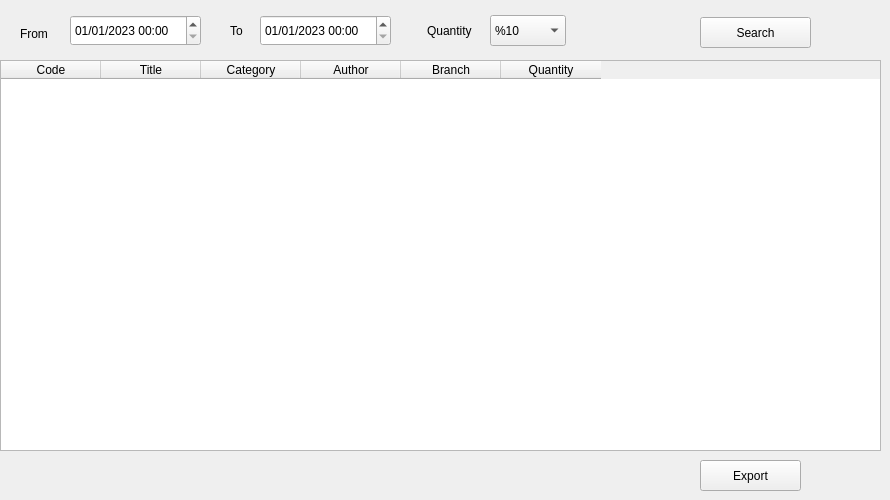
      <widget class="QWidget" name="tab_26">
       <attribute name="title">
        <string>Book Reports</string>
       </attribute>
       <widget class="QLabel" name="label_33">
        <property name="geometry">
         <rect>
          <x>20</x>
          <y>18</y>
          <width>58</width>
          <height>31</height>
         </rect>
        </property>
        <property name="text">
         <string>From</string>
        </property>
       </widget>
       <widget class="QLabel" name="label_45">
        <property name="geometry">
         <rect>
          <x>230</x>
          <y>15</y>
          <width>58</width>
          <height>31</height>
         </rect>
        </property>
        <property name="text">
         <string>To</string>
        </property>
       </widget>
       <widget class="QLabel" name="label_46">
        <property name="geometry">
         <rect>
          <x>427</x>
          <y>15</y>
          <width>71</width>
          <height>31</height>
         </rect>
        </property>
        <property name="text">
         <string>Quantity</string>
        </property>
       </widget>
       <widget class="QDateTimeEdit" name="dateTimeEdit">
        <property name="geometry">
         <rect>
          <x>70</x>
          <y>15</y>
          <width>131</width>
          <height>31</height>
         </rect>
        </property>
        <property name="dateTime">
         <datetime>
          <hour>0</hour>
          <minute>0</minute>
          <second>0</second>
          <year>2023</year>
          <month>1</month>
          <day>1</day>
         </datetime>
        </property>
        <property name="maximumDateTime">
         <datetime>
          <hour>23</hour>
          <minute>59</minute>
          <second>59</second>
          <year>2028</year>
          <month>12</month>
          <day>31</day>
         </datetime>
        </property>
        <property name="displayFormat">
         <string>dd/MM/yyyy hh:mm</string>
        </property>
       </widget>
       <widget class="QPushButton" name="pushButton_34">
        <property name="geometry">
         <rect>
          <x>700</x>
          <y>17</y>
          <width>111</width>
          <height>31</height>
         </rect>
        </property>
        <property name="text">
         <string>Search</string>
        </property>
       </widget>
       <widget class="QTableWidget" name="tableWidget_7">
        <property name="geometry">
         <rect>
          <x>0</x>
          <y>60</y>
          <width>881</width>
          <height>391</height>
         </rect>
        </property>
        <column>
         <property name="text">
          <string>Code</string>
         </property>
        </column>
        <column>
         <property name="text">
          <string>Title</string>
         </property>
        </column>
        <column>
         <property name="text">
          <string>Category</string>
         </property>
        </column>
        <column>
         <property name="text">
          <string>Author</string>
         </property>
        </column>
        <column>
         <property name="text">
          <string>Branch</string>
         </property>
        </column>
        <column>
         <property name="text">
          <string>Quantity</string>
         </property>
        </column>
       </widget>
       <widget class="QPushButton" name="pushButton_49">
        <property name="geometry">
         <rect>
          <x>700</x>
          <y>460</y>
          <width>101</width>
          <height>31</height>
         </rect>
        </property>
        <property name="text">
         <string>Export</string>
        </property>
       </widget>
       <widget class="QDateTimeEdit" name="dateTimeEdit_2">
        <property name="geometry">
         <rect>
          <x>260</x>
          <y>15</y>
          <width>131</width>
          <height>31</height>
         </rect>
        </property>
        <property name="dateTime">
         <datetime>
          <hour>0</hour>
          <minute>0</minute>
          <second>0</second>
          <year>2023</year>
          <month>1</month>
          <day>1</day>
         </datetime>
        </property>
        <property name="maximumDateTime">
         <datetime>
          <hour>23</hour>
          <minute>59</minute>
          <second>59</second>
          <year>2028</year>
          <month>12</month>
          <day>31</day>
         </datetime>
        </property>
        <property name="displayFormat">
         <string>dd/MM/yyyy hh:mm</string>
        </property>
       </widget>
       <widget class="QComboBox" name="comboBox_9">
        <property name="geometry">
         <rect>
          <x>490</x>
          <y>15</y>
          <width>76</width>
          <height>31</height>
         </rect>
        </property>
        <item>
         <property name="text">
          <string>%10</string>
         </property>
        </item>
        <item>
         <property name="text">
          <string>%25</string>
         </property>
        </item>
        <item>
         <property name="text">
          <string>%50</string>
         </property>
        </item>
        <item>
         <property name="text">
          <string>%75</string>
         </property>
        </item>
        <item>
         <property name="text">
          <string>%100</string>
         </property>
        </item>
       </widget>
      </widget>
